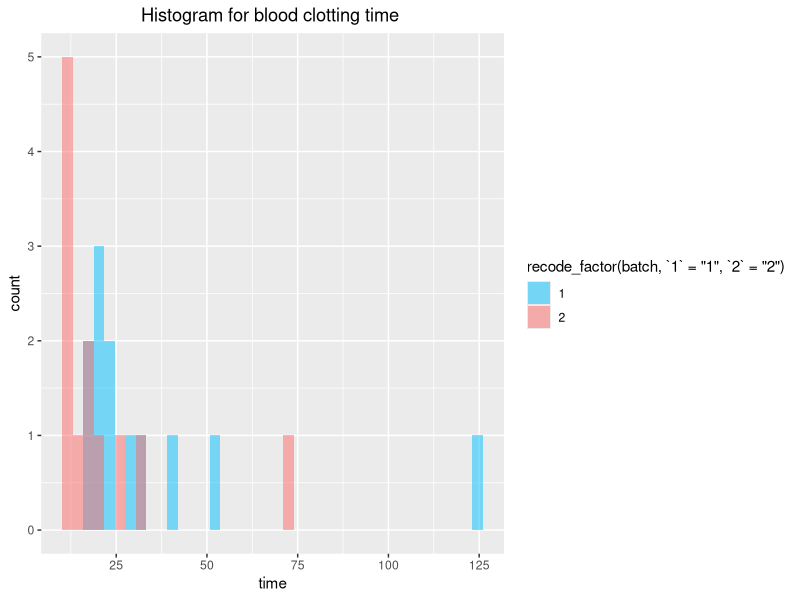
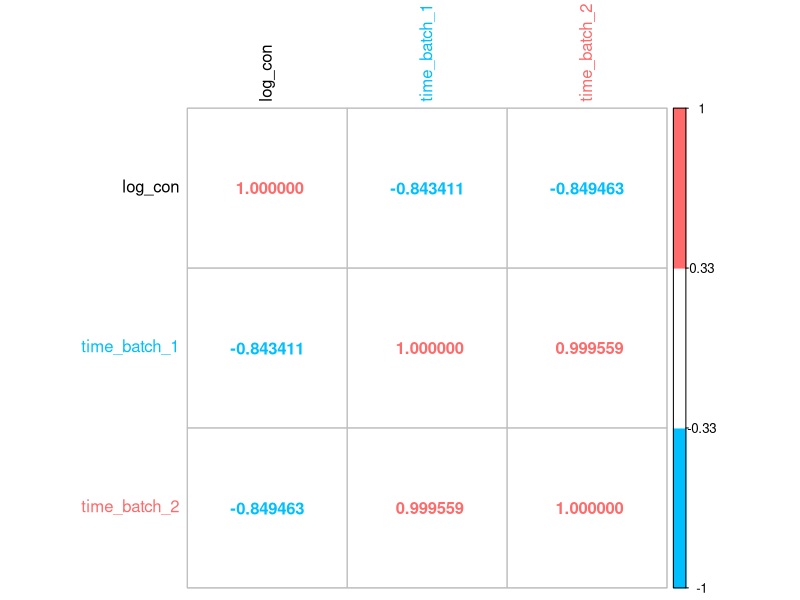

R code for these plots, in order: (Note: this script raises an error after producing the figures.)
library(ggplot2)
library(gridExtra)
library(corrplot)
library(dplyr)
data <- read.csv("1738166.csv")

#producing a summary of our data
summary(data)

ggplot(data, aes(x = time, fill = recode_factor(batch, '1' = '1', '2' = '2'))) +
  ggtitle("Histogram for blood clotting time ") +
  geom_histogram(position = "identity", alpha = 0.5, bins=40) + 
  scale_fill_manual(values=c("deepskyblue", "indianred1"))+
  theme(plot.title = element_text(hjust = 0.5))

data_batch1 = data[1:12, ]
data_batch2 = data[13:24, ]
log_con = log(data_batch1$concentration)
time_batch_1 = data_batch1$time
time_batch_2 = data_batch2$time

corrplot(cor(cbind(log_con, time_batch_1, time_batch_2)),method="number", number.digits = 6, col=c("deepskyblue", "white", "indianred1"), tl.col = c("black", "deepskyblue", "indianred1"))

plot1 <- ggplot(data, aes(x=as.factor(recode_factor(batch, '1' = '1', '2' = '2')), y=time, color=batch)) + 
  scale_color_manual(values=c("deepskyblue", "indianred1"))+
  geom_boxplot( alpha=0.3) +
  stat_summary(fun=mean, geom="point", size=4, color="black", fill="mediumpurple1")+
  geom_jitter(size=1.5) + 
  xlab("Batch")+ylab("Clotting time") +
  coord_flip()

plot2 <- ggplot(data, aes(x=as.factor(batch), y=concentration, color=batch)) + 
  scale_color_manual(values=c("deepskyblue", "indianred1"))+
  geom_boxplot(alpha=0.3) +
  stat_summary(fun=mean, geom="point", size=4, color="black", fill="mediumpurple1")+
  geom_jitter(size=1.5) + 
  xlab("Batch")+ylab("Concentration") +
  coord_flip()
grid.arrange(plot1, plot2)

########################################################################################################
###################################### LINEAR MODEL ####################################################
########################################################################################################

l_con = log(data$concentration)
batch = data$batch
time = data$time
mylm = lm(time ~ l_con * batch +  I(l_con^2)*batch)
summary(mylm)
plot(mylm)

########################################################################################################
###################################### GENERALISED LINEAR MODEL ########################################
########################################################################################################

IWLS <- function(x, y){
  
  # Inverse link function
  inv_link <- function(u)
    return(-1/u)  # inverse canonical link
  
  # Compute starting betas
  beta <- lm(inv_link(y) ~ x)$coefficients
  
  # Deviance function
  deviance <- function(p){
    return(2*sum(-log(y/p) + (y-p)/p))
  }
  
  # Compute the initial deviance for the initial guess
  old_deviance <- deviance(inv_link(cbind(1,x)%*%beta))
  
  control <- 1
  while(control >= 1e-8){
    eta <- cbind(1,x)%*%beta  # estimated linear predictor
    mu <- inv_link(eta)  # estimated mean response
    z <- eta + (y-mu)/mu^2  # form the adjusted variate
    w = mu^2  # compute weights
    linear_model <- lm(z ~ x, weights = w)  # regress z on x with weights w
    beta <- as.numeric(linear_model$coefficients)  # new beta
    new_deviance <- deviance(inv_link(cbind(1,x)%*%beta))
    
    # Compute the difference in deviances
    control <- abs(new_deviance - old_deviance)/(abs(new_deviance)+0.1)
    old_deviance <- new_deviance  # update deviance
  }
  # Returns the final coefficients, deviance and weights
  return(list(beta, new_deviance, w, mu))
}

y = data$time
x_1 = cbind(l_con, batch)
x_2 = cbind(l_con, batch, l_con*batch)
x_3 = cbind(l_con, batch, I(l_con^2)*batch)
x_4 = cbind(l_con, batch, l_con*batch, I(l_con^2)*batch)

for (x in list(x_1, x_2, x_3, x_4)){
  print(IWLS(x, y)[1])
}

for (x in list(x_1, x_2, x_3, x_4)){
  print(IWLS(x, y)[2])
}

myglm1 <- glm(time ~ l_con + batch + l_con:batch + I(l_con^2):batch, family = Gamma(link="inverse"))
summary(myglm1)

myglm2 <- glm(formula = time ~ l_con + batch + l_con:batch, family = Gamma(link="inverse"))
summary(myglm2)

plot(myglm2)
myglm3 <- glm(time ~ l_con + batch + l_con:batch, family = Gamma(link="inverse"))
summary(myglm3)

x_final = cbind(l_con, batch, l_con*batch)
w_final = IWLS(x_final, y)[[3]]
defiance_final = IWLS(x_final,y)[[2]]
mu_final = IWLS(x_final,y)[[4]]
beta_final = IWLS(x_final, y)[[1]]


X_final = cbind(1,x_final)
J = t(X_final)%*% diag(as.vector(w_final))%*%X_final
pear = sum((y-mu_final)^2/mu_final^2)
phi = pear/20
invJ = phi*solve(J)
beta.sd = sqrt(as.vector(diag(invJ)))
beta.sd

se = c(0.0024129, 0.0010021, 0.0018023, 0.0007403)
z <- beta_final/beta.sd
2*pt(-abs(z), df = 20)

t = log(50)
x_star_1 = c(1, t, 1, t)
x_star_2 = c(1, t, 2, 2*t)
CI_1 = c(-1/(t(x_star_1)%*%beta_final - 1.96*sqrt(t(x_star_1)%*%invJ%*%x_star_1)) , -1/(t(x_star_1)%*%beta_final + 1.96*sqrt(t(x_star_1)%*%invJ%*%x_star_1)))
CI_1

CI_2 = c(-1/(t(x_star_2)%*%beta_final - 1.96*sqrt(t(x_star_2)%*%invJ%*%x_star_2)) , -1/(t(x_star_2)%*%beta_final + 1.96*sqrt(t(x_star_2)%*%invJ%*%x_star_2)))
CI_2


CI_1_L = c()
CI_1_U = c()
CI_2_L = c()
CI_2_U = c()
r = seq(from = 5, to = 100, by = 0.01)
for (m in r){
  x_star_1 = c(1, log(m), 1, log(m))
  x_star_2 = c(1, log(m), 2, 2*log(m))
  CI_1_L = c(CI_1_L,-1/(t(x_star_1)%*%beta_final - 1.96*sqrt(t(x_star_1)%*%invJ%*%x_star_1)))
  CI_1_U = c(CI_1_U, -1/(t(x_star_1)%*%beta_final + 1.96*sqrt(t(x_star_1)%*%invJ%*%x_star_1)))
  CI_2_L = c(CI_2_L,-1/(t(x_star_2)%*%beta_final - 1.96*sqrt(t(x_star_2)%*%invJ%*%x_star_2)))
  CI_2_U = c(CI_2_U, -1/(t(x_star_2)%*%beta_final + 1.96*sqrt(t(x_star_2)%*%invJ%*%x_star_2)))
}

plot(log(data$concentration),
     data$time,
     col=c("indianred1","deepskyblue3")[data$batch], 
     main = "Confidence Intervals", 
     pch = 16, 
     xlab = "Log of Concentration", 
     ylab ="Time")

lines(log(r),CI_1_L, type="l", lwd=1, pch=15, col="indianred")
lines(log(r),CI_1_U,col="indianred")
lines(log(r),CI_2_L, type="l",col="deepskyblue")
lines(log(r),CI_2_U,col="deepskyblue")

legend(3.75,
       120,
       legend=c("Clotting factor 1", "Clotting factor 2"), 
       col=c("indianred", "deepskyblue"),
       pch = 16)
